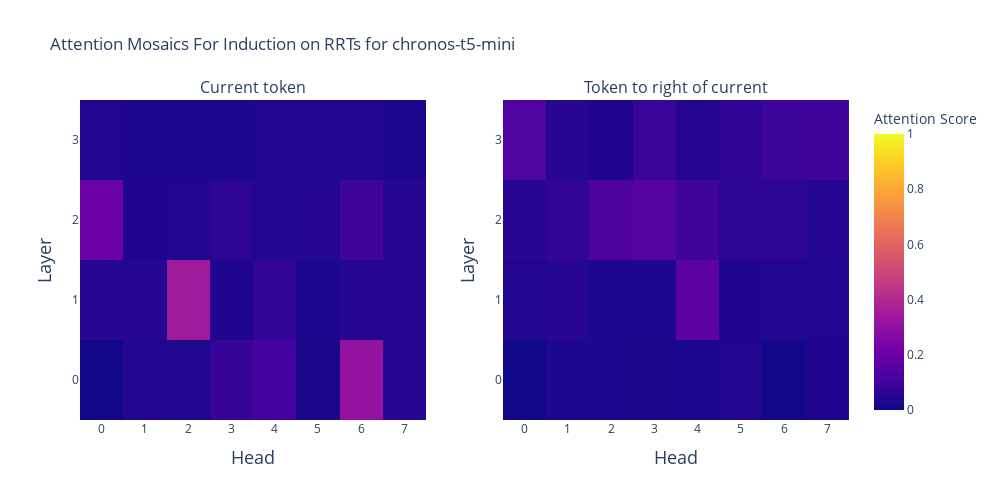
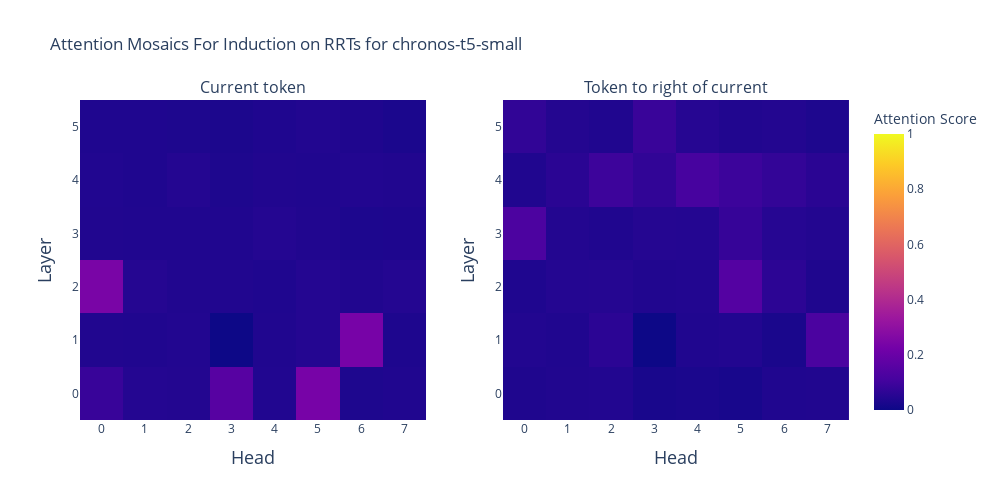
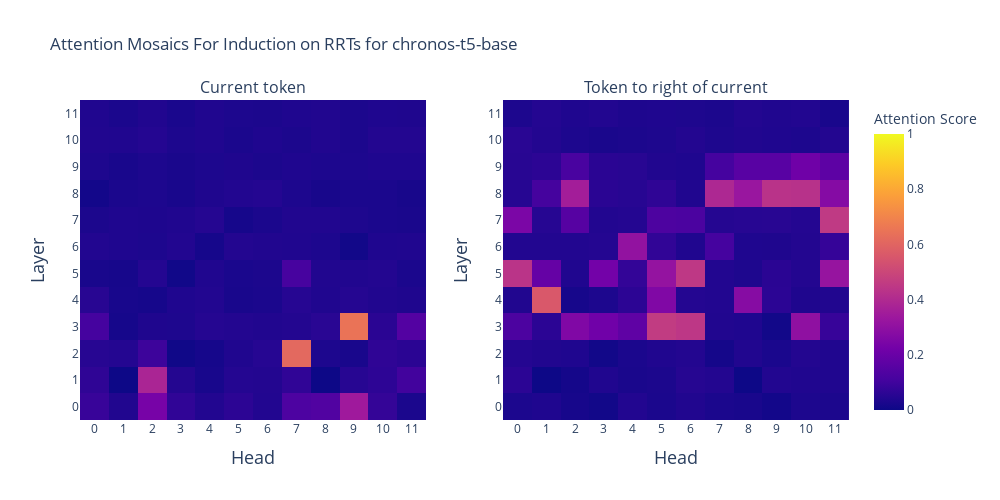
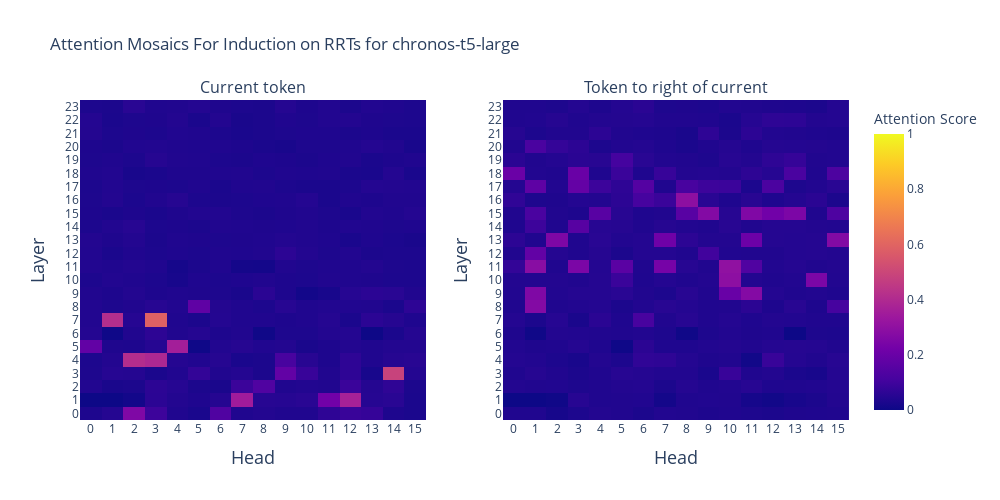

The code cell stored with these charts, in order, in its notebook:
### Code cell
model_names = ["amazon/chronos-t5-mini", "amazon/chronos-t5-small", "amazon/chronos-t5-base", "amazon/chronos-t5-large"]

for model_name in model_names:
    print(f"Processing {model_name}...")
    
    pipeline = BaseChronosPipeline.from_pretrained(
        model_name,  # use "amazon/chronos-bolt-small" for the corresponding Chronos-Bolt model
        device_map="cpu",  # use "cpu" for CPU inference
        torch_dtype=torch.bfloat16,
    )

    if "bolt" in model_name:
        t5_model = pipeline.model
    else:
        t5_model = pipeline.model.model

    output, cross_attn_probs = attn.attn_lens(token_ids, attention_mask, t5_model, max_new_tokens=1, decoder_input_ids=decoder_input_ids)

    t_idx = 1
    s_idx = sequence_length * ((repeat_factor-1)*num_unique_sequences + extension) + sub_extension

    layers, heads = t5_model.config.num_decoder_layers, t5_model.config.num_heads
    mosaic_left = np.zeros((layers, heads)).tolist()
    mosaic_center = np.zeros((layers, heads)).tolist()
    mosaic_right = np.zeros((layers, heads)).tolist()

    for layer in range(layers):
        for head in range(heads):
            # mean over the batch
            # mosaic_left[layer, head] = cross_attn_probs[0][layer][:, head, t_idx, s_idx-1].mean()
            mosaic_center[layer][head] = float(cross_attn_probs[t_idx][layer][:, head, t_idx, s_idx].mean())
            mosaic_right[layer][head] = float(cross_attn_probs[t_idx][layer][:, head, t_idx, s_idx+1].mean())

    # Extract model size from name for the title
    model_size = model_name.split('-')[-1]

    # Create a subplot with 2 side-by-side heatmaps
    fig = make_subplots(rows=1, cols=2, 
                        subplot_titles=("Current token", "Token to right of current"),
                        shared_yaxes=True)

    # Add heatmaps to the subplots
    # fig.add_trace(
    #     go.Heatmap(z=mosaic_left, zmin=0, zmax=1, coloraxis="coloraxis"),
    #     row=1, col=1
    # )
    fig.add_trace(
        go.Heatmap(z=mosaic_center, zmin=0, zmax=1, coloraxis="coloraxis"),
        row=1, col=1
    )
    fig.add_trace(
        go.Heatmap(z=mosaic_right, zmin=0, zmax=1, coloraxis="coloraxis"),
        row=1, col=2
    )

    # Update layout
    fig.update_layout(
        title_text=f"Attention Mosaics For Induction on RRTs for {model_name.split('/')[-1]}",
        height=500,
        width=1000,
        coloraxis=dict(cmin=0, cmax=1, colorbar=dict(title="Attention Score"))
    )

    # Add axes labels with integer ticks
    fig.update_xaxes(title_text="Head", row=1, col=1, title_font=dict(size=18), 
                    tickmode='linear', tick0=0, dtick=1, showticklabels=True)
    fig.update_xaxes(title_text="Head", row=1, col=2, title_font=dict(size=18), 
                    tickmode='linear', tick0=0, dtick=1, showticklabels=True)
    fig.update_yaxes(title_text="Layer", row=1, col=1, title_font=dict(size=18), 
                    tickmode='linear', tick0=0, dtick=1, showticklabels=True)
    fig.update_yaxes(title_text="Layer", row=1, col=2, title_font=dict(size=18), 
                    tickmode='linear', tick0=0, dtick=1, showticklabels=True)

    # Show the figure
    fig.show()
    
    # Save the figure
    import os
    import plotly.io as pio
    import json

    os.makedirs("plots/json", exist_ok=True)
    output_png_filename = f"plots/{model_name.split('/')[-1]}"
    output_json_filename = f"plots/json/{model_name.split('/')[-1]}"
    fig.write_image(f"{output_png_filename}.png")
    # fig.write_html(f"{output_html_filename}.html")
    # pio.write_json(fig, f"{output_json_filename}.json", engine="json")
    # this returns a JSON string with array-of-arrays
    
    # manually convert any numpy arrays to lists
    for trace in fig.data:
        if isinstance(trace.z, np.ndarray):
            trace.z = trace.z.tolist()
        if hasattr(trace, "x") and isinstance(trace.x, np.ndarray):
            trace.x = trace.x.tolist()
        if hasattr(trace, "y") and isinstance(trace.y, np.ndarray):
            trace.y = trace.y.tolist()

    # now dump with the standard json library
    with open(f"{output_json_filename}.json", "w") as f:
        json.dump(fig.to_plotly_json(), f)

    print(f"Saved figure to {output_png_filename}.png")

### Figure 1 — Plotly figure (JSON) as saved in the notebook; plotly's stock layout.template omitted (floating-point values rounded to 4 significant figures)
{"data": [{"coloraxis": "coloraxis", "type": "heatmap", "xaxis": "x", "yaxis": "y", "z": [[0.005402, 0.04126, 0.03809, 0.07959, 0.1069, 0.02502, 0.3105, 0.04956], [0.04883, 0.04395, 0.3477, 0.03687, 0.07471, 0.03113, 0.0459, 0.04761], [0.1992, 0.03662, 0.03906, 0.0603, 0.03906, 0.04443, 0.09814, 0.04761], [0.03857, 0.03589, 0.0304, 0.03418, 0.03857, 0.03979, 0.04077, 0.03418]], "zmax": 1, "zmin": 0}, {"coloraxis": "coloraxis", "type": "heatmap", "xaxis": "x2", "yaxis": "y2", "z": [[0.004883, 0.03174, 0.03394, 0.02832, 0.02612, 0.04004, 0.01385, 0.03638], [0.04053, 0.05078, 0.03052, 0.03198, 0.168, 0.0376, 0.0437, 0.03931], [0.052, 0.07031, 0.1309, 0.1494, 0.0957, 0.05957, 0.06055, 0.04688], [0.1338, 0.05054, 0.03784, 0.08447, 0.04565, 0.06348, 0.08887, 0.09814]], "zmax": 1, "zmin": 0}], "layout": {"annotations": [{"font": {"size": 16}, "showarrow": false, "text": "Current token", "x": 0.225, "xanchor": "center", "xref": "paper", "y": 1, "yanchor": "bottom", "yref": "paper"}, {"font": {"size": 16}, "showarrow": false, "text": "Token to right of current", "x": 0.775, "xanchor": "center", "xref": "paper", "y": 1, "yanchor": "bottom", "yref": "paper"}], "coloraxis": {"cmax": 1, "cmin": 0, "colorbar": {"title": {"text": "Attention Score"}}}, "height": 500, "title": {"text": "Attention Mosaics For Induction on RRTs for chronos-t5-mini"}, "width": 1000, "xaxis": {"anchor": "y", "domain": [0, 0.45], "dtick": 1, "showticklabels": true, "tick0": 0, "tickmode": "linear", "title": {"font": {"size": 18}, "text": "Head"}}, "xaxis2": {"anchor": "y2", "domain": [0.55, 1], "dtick": 1, "showticklabels": true, "tick0": 0, "tickmode": "linear", "title": {"font": {"size": 18}, "text": "Head"}}, "yaxis": {"anchor": "x", "domain": [0, 1], "dtick": 1, "showticklabels": true, "tick0": 0, "tickmode": "linear", "title": {"font": {"size": 18}, "text": "Layer"}}, "yaxis2": {"anchor": "x2", "domain": [0, 1], "dtick": 1, "matches": "y", "showticklabels": true, "tick0": 0, "tickmode": "linear", "title": {"font": {"size": 18}, "text": "Layer"}}}}

### Figure 2 — Plotly figure (JSON) as saved in the notebook; plotly's stock layout.template omitted (floating-point values rounded to 4 significant figures)
{"data": [{"coloraxis": "coloraxis", "type": "heatmap", "xaxis": "x", "yaxis": "y", "z": [[0.08301, 0.04443, 0.04248, 0.1543, 0.03955, 0.2344, 0.0332, 0.0376], [0.03809, 0.03613, 0.04175, 0.0003986, 0.03613, 0.04517, 0.2344, 0.03369], [0.2402, 0.04736, 0.03857, 0.03833, 0.03516, 0.04492, 0.03931, 0.04492], [0.03857, 0.03711, 0.0376, 0.03638, 0.04468, 0.03931, 0.03027, 0.03345], [0.03955, 0.0354, 0.04492, 0.03296, 0.03833, 0.03662, 0.04077, 0.03857], [0.03589, 0.03564, 0.03296, 0.02917, 0.03589, 0.04077, 0.03418, 0.02808]], "zmax": 1, "zmin": 0}, {"coloraxis": "coloraxis", "type": "heatmap", "xaxis": "x2", "yaxis": "y2", "z": [[0.03418, 0.03906, 0.04102, 0.02393, 0.02759, 0.021, 0.03687, 0.03857], [0.04028, 0.03687, 0.05908, 0.0003223, 0.03784, 0.0415, 0.02454, 0.1245], [0.0354, 0.04565, 0.04712, 0.03931, 0.04175, 0.1465, 0.06104, 0.03467], [0.125, 0.04321, 0.03735, 0.04663, 0.04443, 0.08057, 0.04883, 0.04248], [0.03687, 0.05591, 0.09277, 0.0708, 0.1138, 0.09229, 0.07373, 0.05591], [0.07031, 0.04395, 0.03784, 0.08545, 0.04883, 0.03931, 0.04321, 0.03271]], "zmax": 1, "zmin": 0}], "layout": {"annotations": [{"font": {"size": 16}, "showarrow": false, "text": "Current token", "x": 0.225, "xanchor": "center", "xref": "paper", "y": 1, "yanchor": "bottom", "yref": "paper"}, {"font": {"size": 16}, "showarrow": false, "text": "Token to right of current", "x": 0.775, "xanchor": "center", "xref": "paper", "y": 1, "yanchor": "bottom", "yref": "paper"}], "coloraxis": {"cmax": 1, "cmin": 0, "colorbar": {"title": {"text": "Attention Score"}}}, "height": 500, "title": {"text": "Attention Mosaics For Induction on RRTs for chronos-t5-small"}, "width": 1000, "xaxis": {"anchor": "y", "domain": [0, 0.45], "dtick": 1, "showticklabels": true, "tick0": 0, "tickmode": "linear", "title": {"font": {"size": 18}, "text": "Head"}}, "xaxis2": {"anchor": "y2", "domain": [0.55, 1], "dtick": 1, "showticklabels": true, "tick0": 0, "tickmode": "linear", "title": {"font": {"size": 18}, "text": "Head"}}, "yaxis": {"anchor": "x", "domain": [0, 1], "dtick": 1, "showticklabels": true, "tick0": 0, "tickmode": "linear", "title": {"font": {"size": 18}, "text": "Layer"}}, "yaxis2": {"anchor": "x2", "domain": [0, 1], "dtick": 1, "matches": "y", "showticklabels": true, "tick0": 0, "tickmode": "linear", "title": {"font": {"size": 18}, "text": "Layer"}}}}

### Figure 3 — Plotly figure (JSON) as saved in the notebook; plotly's stock layout.template omitted (floating-point values rounded to 4 significant figures; data arrays with more than 128 entries replaced by an {"elided": "..."} marker saying what was removed)
{"data": [{"coloraxis": "coloraxis", "type": "heatmap", "xaxis": "x", "yaxis": "y", "z": {"elided": "12x12 float values"}, "zmax": 1, "zmin": 0}, {"coloraxis": "coloraxis", "type": "heatmap", "xaxis": "x2", "yaxis": "y2", "z": {"elided": "12x12 float values"}, "zmax": 1, "zmin": 0}], "layout": {"annotations": [{"font": {"size": 16}, "showarrow": false, "text": "Current token", "x": 0.225, "xanchor": "center", "xref": "paper", "y": 1, "yanchor": "bottom", "yref": "paper"}, {"font": {"size": 16}, "showarrow": false, "text": "Token to right of current", "x": 0.775, "xanchor": "center", "xref": "paper", "y": 1, "yanchor": "bottom", "yref": "paper"}], "coloraxis": {"cmax": 1, "cmin": 0, "colorbar": {"title": {"text": "Attention Score"}}}, "height": 500, "title": {"text": "Attention Mosaics For Induction on RRTs for chronos-t5-base"}, "width": 1000, "xaxis": {"anchor": "y", "domain": [0, 0.45], "dtick": 1, "showticklabels": true, "tick0": 0, "tickmode": "linear", "title": {"font": {"size": 18}, "text": "Head"}}, "xaxis2": {"anchor": "y2", "domain": [0.55, 1], "dtick": 1, "showticklabels": true, "tick0": 0, "tickmode": "linear", "title": {"font": {"size": 18}, "text": "Head"}}, "yaxis": {"anchor": "x", "domain": [0, 1], "dtick": 1, "showticklabels": true, "tick0": 0, "tickmode": "linear", "title": {"font": {"size": 18}, "text": "Layer"}}, "yaxis2": {"anchor": "x2", "domain": [0, 1], "dtick": 1, "matches": "y", "showticklabels": true, "tick0": 0, "tickmode": "linear", "title": {"font": {"size": 18}, "text": "Layer"}}}}

### Figure 4 — Plotly figure (JSON) as saved in the notebook; plotly's stock layout.template omitted (floating-point values rounded to 4 significant figures; data arrays with more than 128 entries replaced by an {"elided": "..."} marker saying what was removed)
{"data": [{"coloraxis": "coloraxis", "type": "heatmap", "xaxis": "x", "yaxis": "y", "z": {"elided": "24x16 float values"}, "zmax": 1, "zmin": 0}, {"coloraxis": "coloraxis", "type": "heatmap", "xaxis": "x2", "yaxis": "y2", "z": {"elided": "24x16 float values"}, "zmax": 1, "zmin": 0}], "layout": {"annotations": [{"font": {"size": 16}, "showarrow": false, "text": "Current token", "x": 0.225, "xanchor": "center", "xref": "paper", "y": 1, "yanchor": "bottom", "yref": "paper"}, {"font": {"size": 16}, "showarrow": false, "text": "Token to right of current", "x": 0.775, "xanchor": "center", "xref": "paper", "y": 1, "yanchor": "bottom", "yref": "paper"}], "coloraxis": {"cmax": 1, "cmin": 0, "colorbar": {"title": {"text": "Attention Score"}}}, "height": 500, "title": {"text": "Attention Mosaics For Induction on RRTs for chronos-t5-large"}, "width": 1000, "xaxis": {"anchor": "y", "domain": [0, 0.45], "dtick": 1, "showticklabels": true, "tick0": 0, "tickmode": "linear", "title": {"font": {"size": 18}, "text": "Head"}}, "xaxis2": {"anchor": "y2", "domain": [0.55, 1], "dtick": 1, "showticklabels": true, "tick0": 0, "tickmode": "linear", "title": {"font": {"size": 18}, "text": "Head"}}, "yaxis": {"anchor": "x", "domain": [0, 1], "dtick": 1, "showticklabels": true, "tick0": 0, "tickmode": "linear", "title": {"font": {"size": 18}, "text": "Layer"}}, "yaxis2": {"anchor": "x2", "domain": [0, 1], "dtick": 1, "matches": "y", "showticklabels": true, "tick0": 0, "tickmode": "linear", "title": {"font": {"size": 18}, "text": "Layer"}}}}
